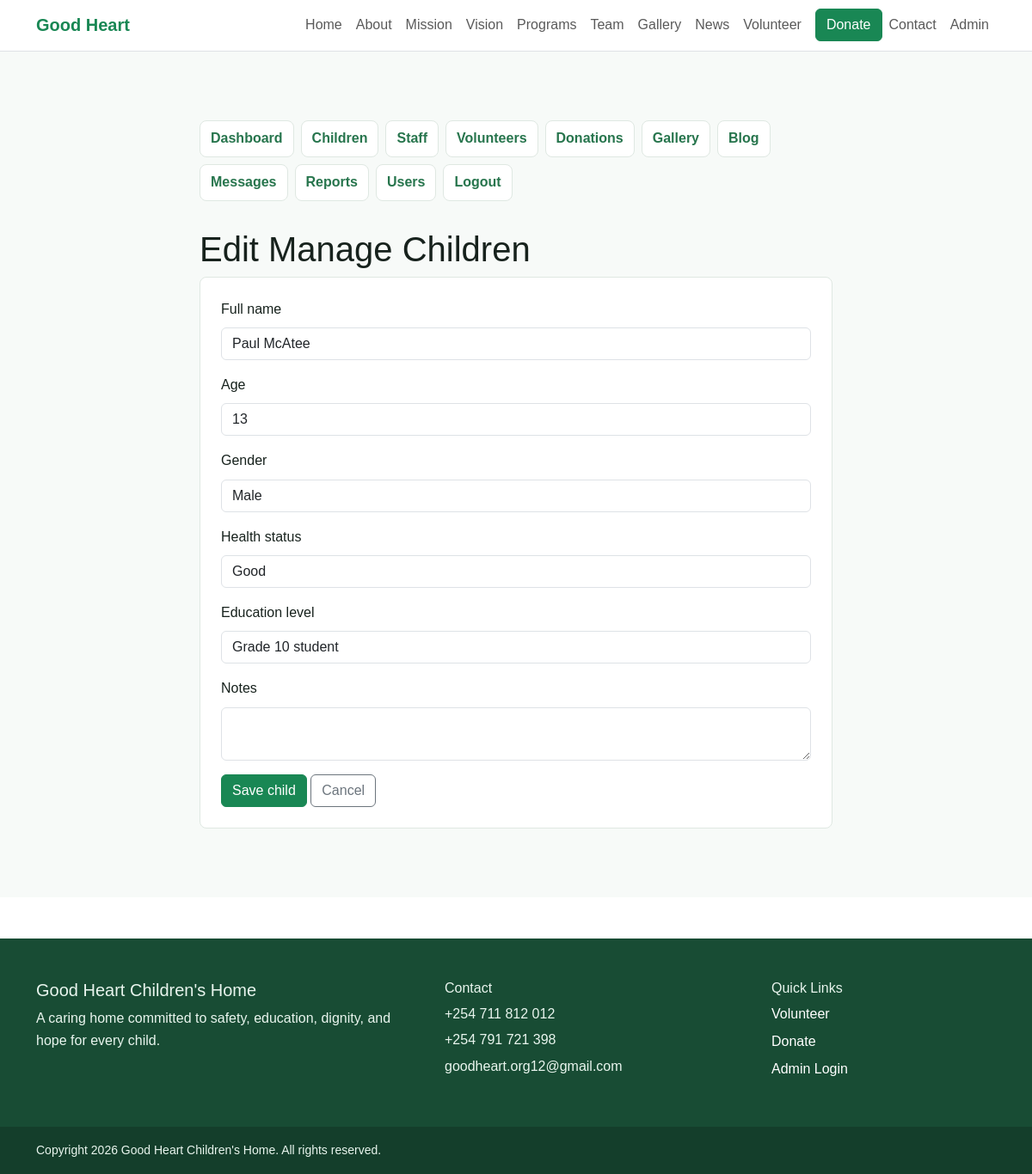
Page /admin/children/1/edit (signed in) on the committed database.
### app/models.py (models this page shows)
class TimestampMixin:
    created_at = db.Column(db.DateTime, default=datetime.utcnow, nullable=False)
    updated_at = db.Column(
        db.DateTime, default=datetime.utcnow, onupdate=datetime.utcnow, nullable=False
    )

class Child(TimestampMixin, db.Model):
    __tablename__ = "children"
    id = db.Column(db.Integer, primary_key=True)
    full_name = db.Column(db.String(120), nullable=False)
    age = db.Column(db.Integer)
    gender = db.Column(db.String(20))
    health_status = db.Column(db.String(160))
    education_level = db.Column(db.String(120))
    notes = db.Column(db.Text)

### app/routes.py (the view)
@main_bp.route("/admin/<resource>/<int:record_id>/edit", methods=["GET", "POST"])
@admin_required
def admin_edit(resource, record_id):
    model, form_class, label, display_field = get_resource(resource)
    record = model.query.get_or_404(record_id)
    form = form_class(obj=record)
    if form.validate_on_submit():
        save_form_to_model(form, record)
        db.session.commit()
        flash(f"{label} record updated.", "success")
        return redirect(url_for("main.admin_list", resource=resource))
    return render_template("admin/form.html", form=form, label=label, action="Edit", title=f"Edit {label}")

### app/forms.py
class ChildForm(FlaskForm):
    full_name = StringField("Full name", validators=[DataRequired(), Length(max=120)])
    age = IntegerField("Age", validators=[Optional(), NumberRange(min=0, max=25)])
    gender = StringField("Gender", validators=[Optional(), Length(max=20)])
    health_status = StringField("Health status", validators=[Optional(), Length(max=160)])
    education_level = StringField("Education level", validators=[Optional(), Length(max=120)])
    notes = TextAreaField("Notes", validators=[Optional()])
    submit = SubmitField("Save child")

### app/models.py (called while the page is built)
@login_manager.user_loader
def load_user(user_id):
    return User.query.get(int(user_id))

### app/routes.py (called while the page is built)
@main_bp.app_context_processor
def inject_contact():
    return {"contact_info": CONTACT, "current_year": datetime.utcnow().year}

def admin_required(view):
    @wraps(view)
    @login_required
    def wrapped(*args, **kwargs):
        if not current_user.is_active_admin:
            abort(403)
        return view(*args, **kwargs)
    return wrapped

def get_resource(resource):
    if resource not in ADMIN_RESOURCES:
        abort(404)
    return ADMIN_RESOURCES[resource]

### app/templates/admin/form.html
{% extends "base.html" %}
{% block content %}
<section class="section admin-section">
    <div class="container narrow">{% include "admin/_nav.html" %}<h1>{{ action }} {{ label }}</h1>
        <form method="post" class="form-panel">{{ form.hidden_tag() }}{% include "_form.html" %}{{
            form.submit(class="btn btn-success") }} <a class="btn btn-outline-secondary"
                href="javascript:history.back()">Cancel</a></form>
    </div>
</section>
{% endblock %}

### app/templates/_form.html (shortened to what this page needs)
{% for field in form %}
{% if field.type not in ["CSRFTokenField", "SubmitField", "BooleanField"] %}
<div class="mb-3">
    {{ field.label(class="form-label") }}
    {{ field(class="form-control" + (" is-invalid" if field.errors else "")) }}
</div>
{% elif field.type == "BooleanField" %}
<div class="form-check mb-3">
    {{ field(class="form-check-input") }}
    {{ field.label(class="form-check-label") }}
</div>
{% endif %}
{% endfor %}

### app/static/css/style.css (style rules this page uses)
:root { --green: #27754d; --green-dark: #184c34; --gold: #e4a11b; --ink: #17221d; --muted: #5b6b62; --soft: #f3f8f5; --line: #dfe8e2; }
body { color: var(--ink); font-family: Arial, Helvetica, sans-serif; line-height: 1.65; }
a { color: var(--green); text-decoration: none; }
.section { padding: 5rem 0; }
.feature-card, .team-card, .form-panel, .info-panel, .list-item, .quote { border: 1px solid var(--line); border-radius: 8px; background: #fff; padding: 1.5rem; height: 100%; }
.narrow { max-width: 760px; }
.admin-section { background: #f7faf8; min-height: 70vh; }

### rows in the picture
Child: full_name "Paul McAtee" "13" "Male" "Good" "Grade 10 student"

### other values in the picture
{{ action }} "Edit"
{{ label }} "Manage Children"
{{ field.label(class="form-label") }} "Full name" "Age" "Gender" "Health status" "Education level" "Notes"
{{ contact_info.name }} "Good Heart Children's Home"
{{ contact_info.phones[0] }} "+254 711 812 012"
{{ contact_info.phones[1] }} "+254 791 721 398"
{{ contact_info.email }} "goodheart.org12@gmail.com"
